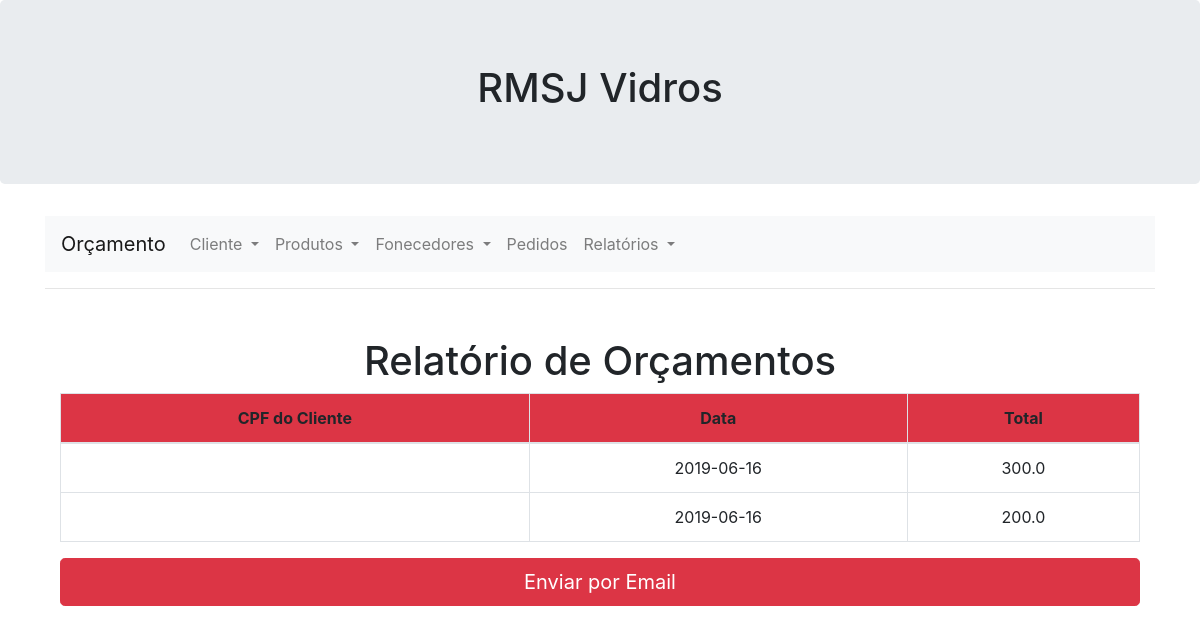
The page /Relatorio/Orcamento/ on the database as committed earlier.
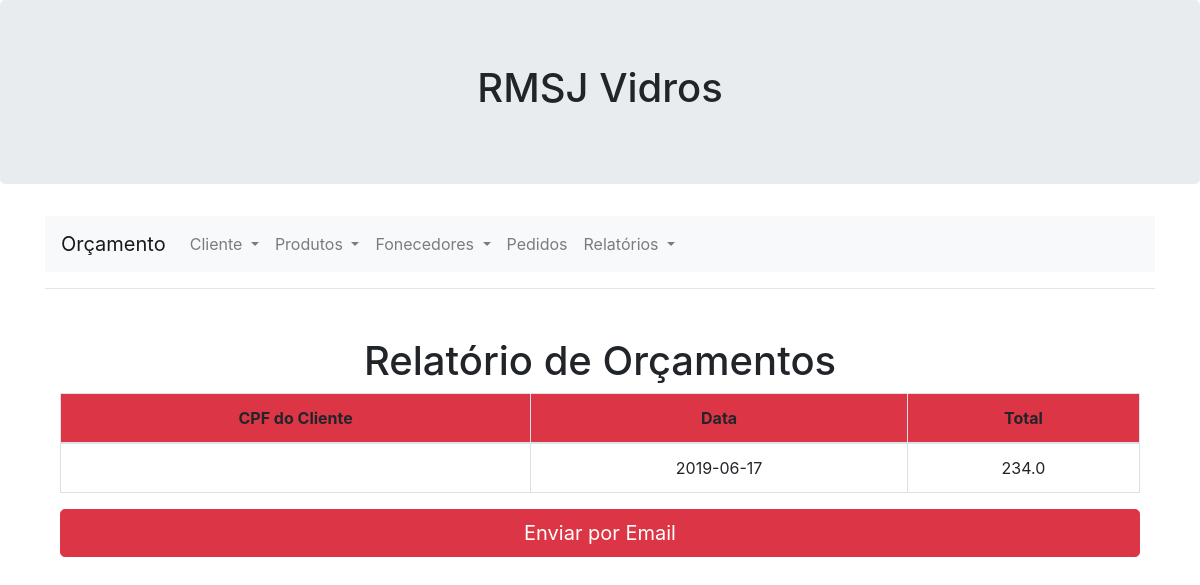
The same page on the database as committed later.
### app/models/tables.py (models this page shows, shortened)
class Orcamento(db.Model):
    __tablename__ = "Orcamento"
    id = db.Column(db.Integer, primary_key=True)
    preco = db.Column(db.Float(120), nullable=False)
    data = db.Column(db.Date)
    def getAllorcamento():
        orcamento = Orcamento.query.all()
        return orcamento

### app/controllers/Router.py (the view)
@app.route("/Relatorio/Orcamento/")
def RelatorioOrcamento():
    return render_template("RelatorioOrcamento.html", orcament = tables.Orcamento.getAllorcamento())

### app/templates/RelatorioOrcamento.html (shortened to what this page needs)
{% extends "baseNavbar.html" %}
{% block content %}
<head>
  </head>
<div class="container  text-center">
        <h1> Relatório de Orçamentos </h1>
<table class="table table-bordered table-hover">
    <thead>
        <tr class="bg-danger">
            <td><b>CPF do Cliente</b></td>
            <td><b>Data</b></td>
            <td><b>Total</b></td>
        </tr>
    </thead>
    {% for orcamentos in orcament %}
    <tr>
        <td>{{ orcamentos.cliente_cpf }}</td>
        <td>{{ orcamentos.data }}</td>
        <td>{{ orcamentos.preco }}</td>
    </tr>
    {% endfor %}
</table>
      <a href="#" class="btn btn-danger btn-lg btn-block" role="button" aria-pressed="true">Enviar por Email</a>
{% endblock %}

### app/templates/baseNavbar.html (shortened to what this page needs)
<!doctype html>
<html lang="pt-br">
  <head>
    <link rel="stylesheet" href="https://stackpath.bootstrapcdn.com/bootstrap/4.1.3/css/bootstrap.min.css">
    <link rel="stylesheet" href="{{ url_for('static', filename = 'Style.css') }}">
    </head>
  <body>
<div class="jumbotron text-center">
    <h1>RMSJ Vidros</h1>
</div>
  <div class="container">
    <div class="row justify-content-center">
        <div class="col-md-12 order-md-2 mb-4">
  <nav class="navbar navbar-expand-lg navbar-light bg-light">
    <a class="navbar-brand" href="../../orcamento/">Orçamento</a>
    <div class="collapse navbar-collapse" id="navbarNav">
      <ul class="navbar-nav">
        <li class="nav-item dropdown">
          <a class="nav-link dropdown-toggle" href="#" id="navbarDropdown" role="button" data-toggle="dropdown" aria-haspopup="reue" aria-expanded="false">
              Cliente
          </a>
        </li>
        <li class="nav-item dropdown">
          <a class="nav-link dropdown-toggle" href="#" id="navbarDropdown" role="button" data-toggle="dropdown" aria-haspopup="true" aria-expanded="false">
              Produtos
          </a>
        <li class="nav-item dropdown">
            <a class="nav-link dropdown-toggle" href="#" id="navbarDropdown" role="button" data-toggle="dropdown" aria-haspopup="true" aria-expanded="false">
              Fonecedores
            </a>
          </li>
        <li class="nav-item">
          <a class="nav-link" href="../../Pedido/">Pedidos <span class="sr-only">(current)</span></a>
        </li>
        <li class="nav-item dropdown">
            <a class="nav-link dropdown-toggle" href="#" id="navbarDropdown" role="button" data-toggle="dropdown" aria-haspopup="true" aria-expanded="false">
              Relatórios
            </a>
          </li>
      </ul>
    </div>
  </nav>
  <hr class="mb-4">
  </div>
  </div>
  </div>
  <div class="container">
      <div class="row justify-content-center">
          <div class="col-md-12 order-md-2 mb-4 ">
    {% block content %}
    {% endblock %}
           </div>
           </div>
           </div>
  </body>
</html>

Rows that differ between the two databases and show on the page:
removed Orcamento: data "2019-06-16", preco "200.0"
changed Orcamento: data "2019-06-16" → "2019-06-17"; preco "300.0" → "234.0"
